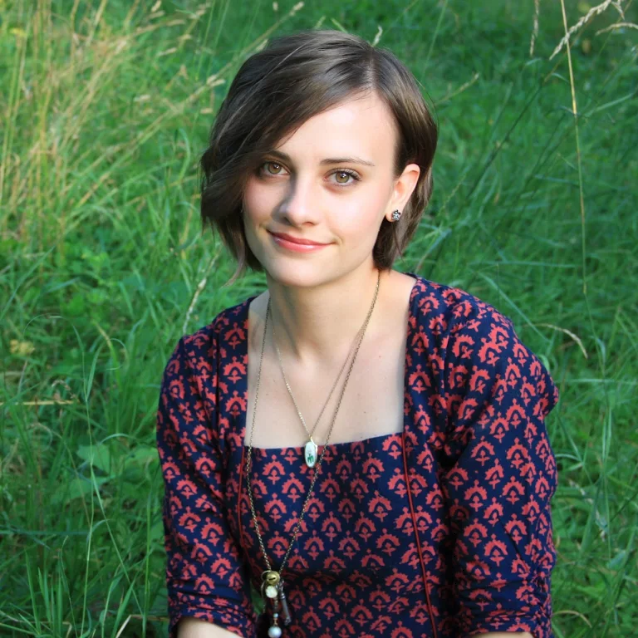
%> input picture images/Taryn Harbridge.png, 638 x 638 px
$ octave thecleverguy.m   (GNU Octave 9; MATLAB toolbox functions it lacks are replaced by stand-ins)
%> lines starting %> are read from the running program, lines starting %| are printed output that depends on the picture
### prepare_image.m
%{
owner: mertkosan (Mert Kosan), mbenlioglu(Muhammed Mucahid Benlioglu)
created date: 09.01.2017

takes an image input and turns into gray scale if it is rgb, and turns
image pixel number uint8 to double
%}
function [last_img] = prepare_image(img)

if(size(img,3) == 3)
    img = rgb2gray(img);
end

img = im2double(img);
last_img = img;

end

### return_derivation_kernel.m
%{
owner: mertkosan (Mert Kosan), mbenlioglu(Muhammed Mucahid Benlioglu)
created date: 09.01.2017

return kernel based on type
%}
function [kernel_x, kernel_y] = return_derivation_kernel(type, kernel_size)

narginchk(1,2);

%Sobel
sobel_kernel_x = [-1 0 1; -2 0 2; -1 0 1];
sobel_kernel_y = [1 2 1; 0 0 0; -1 -2 -1];

%Prewitt
prewitt_kernel_x = [-1 0 1; -1 0 1; -1 0 1];
prewitt_kernel_y = [1 1 1; 0 0 0; -1 -1 -1];

if(strcmp(type,'Sobel'))
    if nargin ~= 1
        if ~mod(kernel_size,2); kernel_size=kernel_size+1;end;
        for i=3:2:kernel_size-2
            sobel_kernel_x = 1/8 .* conv2([1 2 1]' * [1 2 1], sobel_kernel_x);
            sobel_kernel_y = 1/8 .* conv2([1 2 1]' * [1 2 1], sobel_kernel_y);
        end
    end
    kernel_x = sobel_kernel_x;
    kernel_y = sobel_kernel_y;
elseif(strcmp(type,'Prewitt'))
    if nargin ~= 1
        error('kernel_size paramater only valid for Sobel');
    end
    kernel_x = prewitt_kernel_x;
    kernel_y = prewitt_kernel_y;
else
    error('Wrong Kernel Type in : return_derivation_kernel!');
end

end

### thecleverguy.m
%{
owner: mertkosan (Mert Kosan), mbenlioglu(Muhammed Mucahid Benlioglu)
created date: 09.01.2017

Canny Edge Detector implementation
%}
close all; clear all; clc;

img = imread('images\Taryn Harbridge.png');
%> img is the input picture: size 638x638x3 uint8; mean R, G, B 80.3, 100.5, 75
figure; imshow(img); title('Original Image');
[imgNew] = prepare_image(img);
%> in prepare_image, `img = rgb2gray(img);`:
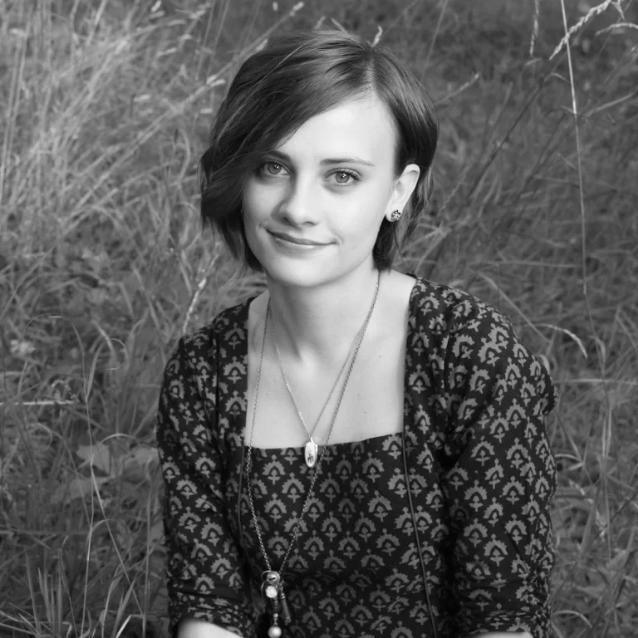
%> img: size 638x638 uint8; min 0, max 251, mean 91.6

tic
[canny, thresh] = edge(imgNew, 'Canny');
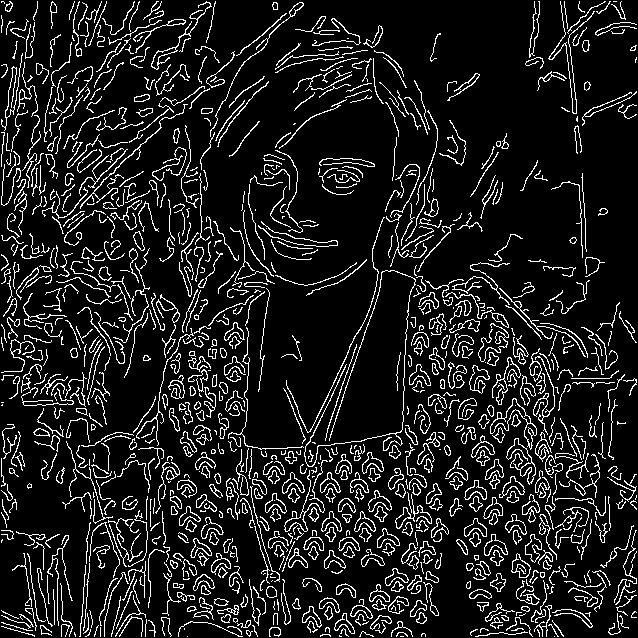
%> canny: size 638x638 logical; 11.7% white in thin lines or dots
%> thresh = [0.0649 0.162]
figure; imshow(canny); title('MATLAB canny');
toc

gauss_kernel_size = 2;
gauss_kernel = 1/273.*[1 4 7 4 1; 4 16 26 16 4; 7 26 41 26 7; 4 16 26 16 4; 1 4 7 4 1];

kernel_size = 7;
type = 'Sobel';
[kernel_x, kernel_y] = return_derivation_kernel(type, kernel_size);

%{
  conv2 is far better than my convolution function in terms of speed
  so, i used conv2 and 'Same' parameters results same img size
%}
%> (the run ends here)

$ run again, with images/hapishane.jpg saved as images/Taryn Harbridge.png
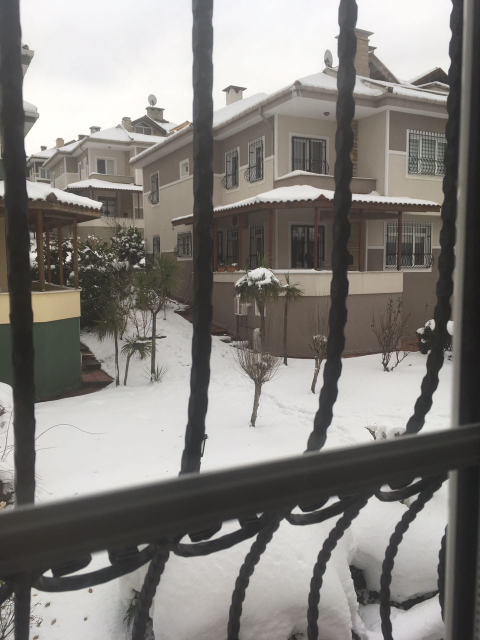
%> input picture images/hapishane.jpg, 960 x 1280 px (shown at 1/2 size)
%> img is the input picture: size 1280x960x3 uint8; mean R, G, B 133.8, 130.9, 126.8
%> `[canny, thresh] = edge(imgNew, 'Canny');`:
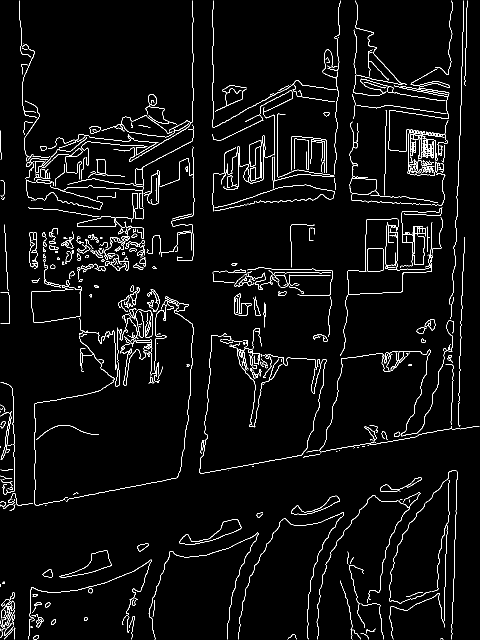
%> canny: size 1280x960 logical (shown at 1/2 size); 3.6% white in thin lines or dots
%> thresh = [0.0914 0.229]
